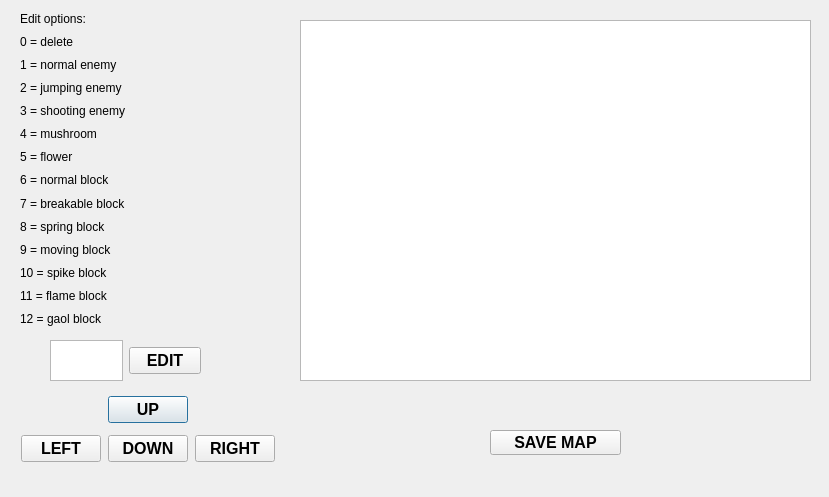
<?xml version="1.0" encoding="UTF-8"?>
<ui version="4.0">
 <class>EditWindow</class>
 <widget class="QDialog" name="EditWindow">
  <property name="geometry">
   <rect>
    <x>0</x>
    <y>0</y>
    <width>829</width>
    <height>497</height>
   </rect>
  </property>
  <property name="windowTitle">
   <string>Dialog</string>
  </property>
  <widget class="QGraphicsView" name="graphicsView">
   <property name="geometry">
    <rect>
     <x>300</x>
     <y>20</y>
     <width>511</width>
     <height>361</height>
    </rect>
   </property>
  </widget>
  <widget class="QWidget" name="gridLayoutWidget">
   <property name="geometry">
    <rect>
     <x>20</x>
     <y>390</y>
     <width>256</width>
     <height>80</height>
    </rect>
   </property>
   <layout class="QGridLayout" name="gridLayout">
    <item row="0" column="1">
     <widget class="QPushButton" name="buttonUp">
      <property name="sizePolicy">
       <sizepolicy hsizetype="Fixed" vsizetype="Fixed">
        <horstretch>0</horstretch>
        <verstretch>0</verstretch>
       </sizepolicy>
      </property>
      <property name="font">
       <font>
        <pointsize>12</pointsize>
        <weight>75</weight>
        <bold>true</bold>
       </font>
      </property>
      <property name="text">
       <string>UP</string>
      </property>
     </widget>
    </item>
    <item row="1" column="2">
     <widget class="QPushButton" name="buttonRight">
      <property name="sizePolicy">
       <sizepolicy hsizetype="Fixed" vsizetype="Fixed">
        <horstretch>0</horstretch>
        <verstretch>0</verstretch>
       </sizepolicy>
      </property>
      <property name="font">
       <font>
        <pointsize>12</pointsize>
        <weight>75</weight>
        <bold>true</bold>
       </font>
      </property>
      <property name="text">
       <string>RIGHT</string>
      </property>
     </widget>
    </item>
    <item row="1" column="1">
     <widget class="QPushButton" name="buttonDown">
      <property name="sizePolicy">
       <sizepolicy hsizetype="Fixed" vsizetype="Fixed">
        <horstretch>0</horstretch>
        <verstretch>0</verstretch>
       </sizepolicy>
      </property>
      <property name="font">
       <font>
        <pointsize>12</pointsize>
        <weight>75</weight>
        <bold>true</bold>
       </font>
      </property>
      <property name="text">
       <string>DOWN</string>
      </property>
     </widget>
    </item>
    <item row="1" column="0">
     <widget class="QPushButton" name="buttonLeft">
      <property name="sizePolicy">
       <sizepolicy hsizetype="Fixed" vsizetype="Fixed">
        <horstretch>0</horstretch>
        <verstretch>0</verstretch>
       </sizepolicy>
      </property>
      <property name="font">
       <font>
        <pointsize>12</pointsize>
        <weight>75</weight>
        <bold>true</bold>
       </font>
      </property>
      <property name="text">
       <string>LEFT</string>
      </property>
     </widget>
    </item>
   </layout>
  </widget>
  <widget class="QWidget" name="horizontalLayoutWidget">
   <property name="geometry">
    <rect>
     <x>50</x>
     <y>340</y>
     <width>151</width>
     <height>41</height>
    </rect>
   </property>
   <layout class="QHBoxLayout" name="horizontalLayout">
    <item>
     <widget class="QTextEdit" name="textEdit">
      <property name="sizePolicy">
       <sizepolicy hsizetype="Fixed" vsizetype="Fixed">
        <horstretch>0</horstretch>
        <verstretch>0</verstretch>
       </sizepolicy>
      </property>
     </widget>
    </item>
    <item>
     <widget class="QPushButton" name="buttonEdit">
      <property name="sizePolicy">
       <sizepolicy hsizetype="Fixed" vsizetype="Fixed">
        <horstretch>0</horstretch>
        <verstretch>0</verstretch>
       </sizepolicy>
      </property>
      <property name="font">
       <font>
        <pointsize>12</pointsize>
        <weight>75</weight>
        <bold>true</bold>
       </font>
      </property>
      <property name="text">
       <string>EDIT</string>
      </property>
     </widget>
    </item>
   </layout>
  </widget>
  <widget class="QWidget" name="verticalLayoutWidget">
   <property name="geometry">
    <rect>
     <x>20</x>
     <y>10</y>
     <width>160</width>
     <height>317</height>
    </rect>
   </property>
   <layout class="QVBoxLayout" name="verticalLayout_2">
    <item>
     <widget class="QLabel" name="label">
      <property name="text">
       <string>Edit options:</string>
      </property>
     </widget>
    </item>
    <item>
     <widget class="QLabel" name="label_2">
      <property name="text">
       <string>0 = delete</string>
      </property>
     </widget>
    </item>
    <item>
     <widget class="QLabel" name="label_3">
      <property name="text">
       <string>1 = normal enemy</string>
      </property>
     </widget>
    </item>
    <item>
     <widget class="QLabel" name="label_4">
      <property name="text">
       <string>2 = jumping enemy</string>
      </property>
     </widget>
    </item>
    <item>
     <widget class="QLabel" name="label_5">
      <property name="text">
       <string>3 = shooting enemy</string>
      </property>
     </widget>
    </item>
    <item>
     <widget class="QLabel" name="label_6">
      <property name="text">
       <string>4 = mushroom</string>
      </property>
     </widget>
    </item>
    <item>
     <widget class="QLabel" name="label_7">
      <property name="text">
       <string>5 = flower</string>
      </property>
     </widget>
    </item>
    <item>
     <widget class="QLabel" name="label_8">
      <property name="text">
       <string>6 = normal block</string>
      </property>
     </widget>
    </item>
    <item>
     <widget class="QLabel" name="label_9">
      <property name="text">
       <string>7 = breakable block</string>
      </property>
     </widget>
    </item>
    <item>
     <widget class="QLabel" name="label_10">
      <property name="text">
       <string>8 = spring block</string>
      </property>
     </widget>
    </item>
    <item>
     <widget class="QLabel" name="label_11">
      <property name="text">
       <string>9 = moving block</string>
      </property>
     </widget>
    </item>
    <item>
     <widget class="QLabel" name="label_12">
      <property name="text">
       <string>10 = spike block</string>
      </property>
     </widget>
    </item>
    <item>
     <widget class="QLabel" name="label_13">
      <property name="text">
       <string>11 = flame block</string>
      </property>
     </widget>
    </item>
    <item>
     <widget class="QLabel" name="label_14">
      <property name="text">
       <string>12 = gaol block</string>
      </property>
     </widget>
    </item>
   </layout>
  </widget>
  <widget class="QPushButton" name="buttonSave">
   <property name="geometry">
    <rect>
     <x>490</x>
     <y>430</y>
     <width>131</width>
     <height>25</height>
    </rect>
   </property>
   <property name="sizePolicy">
    <sizepolicy hsizetype="Expanding" vsizetype="Fixed">
     <horstretch>0</horstretch>
     <verstretch>0</verstretch>
    </sizepolicy>
   </property>
   <property name="font">
    <font>
     <pointsize>12</pointsize>
     <weight>75</weight>
     <bold>true</bold>
    </font>
   </property>
   <property name="text">
    <string>SAVE MAP</string>
   </property>
  </widget>
 </widget>
 <resources/>
 <connections/>
</ui>
